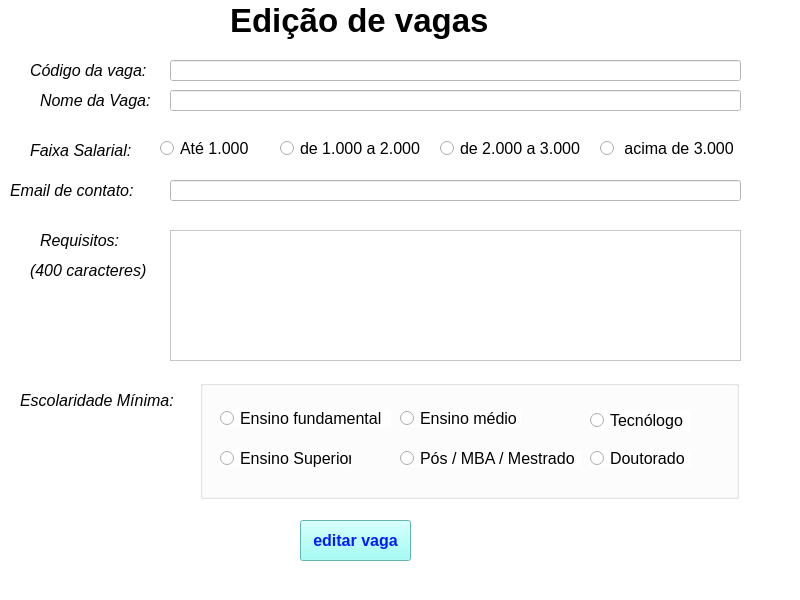
<?xml version="1.0" encoding="UTF-8"?>
<ui version="4.0">
 <class>MainWindow</class>
 <widget class="QMainWindow" name="MainWindow">
  <property name="geometry">
   <rect>
    <x>0</x>
    <y>0</y>
    <width>800</width>
    <height>600</height>
   </rect>
  </property>
  <property name="font">
   <font>
    <pointsize>5</pointsize>
   </font>
  </property>
  <property name="windowTitle">
   <string>MainWindow</string>
  </property>
  <property name="styleSheet">
   <string notr="true">background-color: rgb(255, 255, 255);</string>
  </property>
  <widget class="QWidget" name="centralwidget">
   <widget class="QRadioButton" name="rbmaior3000Edition">
    <property name="geometry">
     <rect>
      <x>600</x>
      <y>140</y>
      <width>141</width>
      <height>17</height>
     </rect>
    </property>
    <property name="font">
     <font>
      <pointsize>12</pointsize>
     </font>
    </property>
    <property name="text">
     <string> acima de 3.000</string>
    </property>
   </widget>
   <widget class="QLabel" name="label_8">
    <property name="geometry">
     <rect>
      <x>30</x>
      <y>260</y>
      <width>121</width>
      <height>21</height>
     </rect>
    </property>
    <property name="font">
     <font>
      <pointsize>12</pointsize>
      <italic>true</italic>
     </font>
    </property>
    <property name="text">
     <string>(400 caracteres)</string>
    </property>
   </widget>
   <widget class="QLineEdit" name="emailEmpresaVagaEdition">
    <property name="geometry">
     <rect>
      <x>170</x>
      <y>180</y>
      <width>571</width>
      <height>21</height>
     </rect>
    </property>
    <property name="font">
     <font>
      <pointsize>12</pointsize>
     </font>
    </property>
   </widget>
   <widget class="QLabel" name="label_7">
    <property name="geometry">
     <rect>
      <x>10</x>
      <y>180</y>
      <width>151</width>
      <height>21</height>
     </rect>
    </property>
    <property name="font">
     <font>
      <pointsize>12</pointsize>
      <italic>true</italic>
     </font>
    </property>
    <property name="text">
     <string>Email de contato:</string>
    </property>
   </widget>
   <widget class="QLabel" name="label_5">
    <property name="geometry">
     <rect>
      <x>40</x>
      <y>230</y>
      <width>121</width>
      <height>21</height>
     </rect>
    </property>
    <property name="font">
     <font>
      <pointsize>12</pointsize>
      <italic>true</italic>
     </font>
    </property>
    <property name="text">
     <string>Requisitos:</string>
    </property>
   </widget>
   <widget class="QTextEdit" name="requisitosEdition">
    <property name="geometry">
     <rect>
      <x>170</x>
      <y>230</y>
      <width>571</width>
      <height>131</height>
     </rect>
    </property>
    <property name="font">
     <font>
      <pointsize>12</pointsize>
     </font>
    </property>
   </widget>
   <widget class="QRadioButton" name="rb20003000Edition">
    <property name="geometry">
     <rect>
      <x>440</x>
      <y>140</y>
      <width>141</width>
      <height>17</height>
     </rect>
    </property>
    <property name="font">
     <font>
      <pointsize>12</pointsize>
     </font>
    </property>
    <property name="text">
     <string>de 2.000 a 3.000</string>
    </property>
   </widget>
   <widget class="QLabel" name="label_2">
    <property name="geometry">
     <rect>
      <x>40</x>
      <y>90</y>
      <width>121</width>
      <height>21</height>
     </rect>
    </property>
    <property name="font">
     <font>
      <pointsize>12</pointsize>
      <italic>true</italic>
     </font>
    </property>
    <property name="text">
     <string>Nome da Vaga:</string>
    </property>
   </widget>
   <widget class="QGroupBox" name="gpEscolaridade">
    <property name="enabled">
     <bool>true</bool>
    </property>
    <property name="geometry">
     <rect>
      <x>200</x>
      <y>380</y>
      <width>539</width>
      <height>119</height>
     </rect>
    </property>
    <property name="autoFillBackground">
     <bool>false</bool>
    </property>
    <property name="title">
     <string/>
    </property>
    <widget class="QRadioButton" name="rbfundamentalEdition">
     <property name="geometry">
      <rect>
       <x>20</x>
       <y>30</y>
       <width>171</width>
       <height>17</height>
      </rect>
     </property>
     <property name="font">
      <font>
       <pointsize>12</pointsize>
      </font>
     </property>
     <property name="text">
      <string>Ensino fundamental</string>
     </property>
    </widget>
    <widget class="QRadioButton" name="rbEnsinoSuperiorEdition">
     <property name="geometry">
      <rect>
       <x>20</x>
       <y>70</y>
       <width>131</width>
       <height>17</height>
      </rect>
     </property>
     <property name="font">
      <font>
       <pointsize>12</pointsize>
      </font>
     </property>
     <property name="text">
      <string>Ensino Superior</string>
     </property>
    </widget>
    <widget class="QRadioButton" name="rbEnsinoMedioEdition">
     <property name="geometry">
      <rect>
       <x>200</x>
       <y>30</y>
       <width>121</width>
       <height>17</height>
      </rect>
     </property>
     <property name="font">
      <font>
       <pointsize>12</pointsize>
      </font>
     </property>
     <property name="text">
      <string>Ensino médio</string>
     </property>
    </widget>
    <widget class="QRadioButton" name="rbPosEdition">
     <property name="geometry">
      <rect>
       <x>200</x>
       <y>70</y>
       <width>181</width>
       <height>17</height>
      </rect>
     </property>
     <property name="font">
      <font>
       <pointsize>12</pointsize>
      </font>
     </property>
     <property name="text">
      <string>Pós / MBA / Mestrado</string>
     </property>
    </widget>
    <widget class="QRadioButton" name="rvTecnologoEdition">
     <property name="geometry">
      <rect>
       <x>390</x>
       <y>30</y>
       <width>101</width>
       <height>21</height>
      </rect>
     </property>
     <property name="font">
      <font>
       <pointsize>12</pointsize>
      </font>
     </property>
     <property name="text">
      <string>Tecnólogo</string>
     </property>
    </widget>
    <widget class="QRadioButton" name="rbDoutoradoEdition">
     <property name="geometry">
      <rect>
       <x>390</x>
       <y>70</y>
       <width>101</width>
       <height>17</height>
      </rect>
     </property>
     <property name="font">
      <font>
       <pointsize>12</pointsize>
      </font>
     </property>
     <property name="text">
      <string>Doutorado</string>
     </property>
    </widget>
   </widget>
   <widget class="QLineEdit" name="nomeVagaEdition">
    <property name="geometry">
     <rect>
      <x>170</x>
      <y>90</y>
      <width>571</width>
      <height>21</height>
     </rect>
    </property>
    <property name="font">
     <font>
      <pointsize>12</pointsize>
     </font>
    </property>
   </widget>
   <widget class="QRadioButton" name="rb1000Edition">
    <property name="geometry">
     <rect>
      <x>160</x>
      <y>140</y>
      <width>101</width>
      <height>17</height>
     </rect>
    </property>
    <property name="font">
     <font>
      <pointsize>12</pointsize>
     </font>
    </property>
    <property name="text">
     <string>Até 1.000</string>
    </property>
   </widget>
   <widget class="QLabel" name="label_4">
    <property name="geometry">
     <rect>
      <x>30</x>
      <y>140</y>
      <width>121</width>
      <height>21</height>
     </rect>
    </property>
    <property name="font">
     <font>
      <pointsize>12</pointsize>
      <italic>true</italic>
     </font>
    </property>
    <property name="text">
     <string>Faixa Salarial:</string>
    </property>
   </widget>
   <widget class="QLabel" name="label">
    <property name="geometry">
     <rect>
      <x>230</x>
      <y>0</y>
      <width>331</width>
      <height>41</height>
     </rect>
    </property>
    <property name="font">
     <font>
      <pointsize>25</pointsize>
      <weight>75</weight>
      <italic>false</italic>
      <bold>true</bold>
      <underline>false</underline>
      <strikeout>false</strikeout>
     </font>
    </property>
    <property name="text">
     <string>Edição de vagas</string>
    </property>
   </widget>
   <widget class="QLabel" name="label_6">
    <property name="geometry">
     <rect>
      <x>20</x>
      <y>390</y>
      <width>161</width>
      <height>21</height>
     </rect>
    </property>
    <property name="font">
     <font>
      <pointsize>12</pointsize>
      <italic>true</italic>
     </font>
    </property>
    <property name="text">
     <string>Escolaridade Mínima:</string>
    </property>
   </widget>
   <widget class="QRadioButton" name="rb10002000Edition">
    <property name="geometry">
     <rect>
      <x>280</x>
      <y>140</y>
      <width>141</width>
      <height>17</height>
     </rect>
    </property>
    <property name="font">
     <font>
      <pointsize>12</pointsize>
     </font>
    </property>
    <property name="text">
     <string>de 1.000 a 2.000</string>
    </property>
   </widget>
   <widget class="QPushButton" name="pbEditarVaga">
    <property name="geometry">
     <rect>
      <x>300</x>
      <y>520</y>
      <width>111</width>
      <height>41</height>
     </rect>
    </property>
    <property name="font">
     <font>
      <pointsize>12</pointsize>
      <weight>75</weight>
      <bold>true</bold>
     </font>
    </property>
    <property name="styleSheet">
     <string notr="true">background-color: rgb(135, 255, 245);
color: rgb(3, 28, 255);</string>
    </property>
    <property name="text">
     <string>editar vaga</string>
    </property>
   </widget>
   <widget class="QLabel" name="label_9">
    <property name="geometry">
     <rect>
      <x>30</x>
      <y>60</y>
      <width>121</width>
      <height>21</height>
     </rect>
    </property>
    <property name="font">
     <font>
      <pointsize>12</pointsize>
      <italic>true</italic>
     </font>
    </property>
    <property name="text">
     <string>Código da vaga:</string>
    </property>
   </widget>
   <widget class="QLineEdit" name="codigoVagaEdition">
    <property name="geometry">
     <rect>
      <x>170</x>
      <y>60</y>
      <width>571</width>
      <height>21</height>
     </rect>
    </property>
    <property name="font">
     <font>
      <pointsize>12</pointsize>
     </font>
    </property>
    <property name="readOnly">
     <bool>true</bool>
    </property>
   </widget>
  </widget>
  <widget class="QMenuBar" name="menubar">
   <property name="geometry">
    <rect>
     <x>0</x>
     <y>0</y>
     <width>800</width>
     <height>16</height>
    </rect>
   </property>
  </widget>
  <widget class="QStatusBar" name="statusbar"/>
 </widget>
 <resources/>
 <connections/>
</ui>
